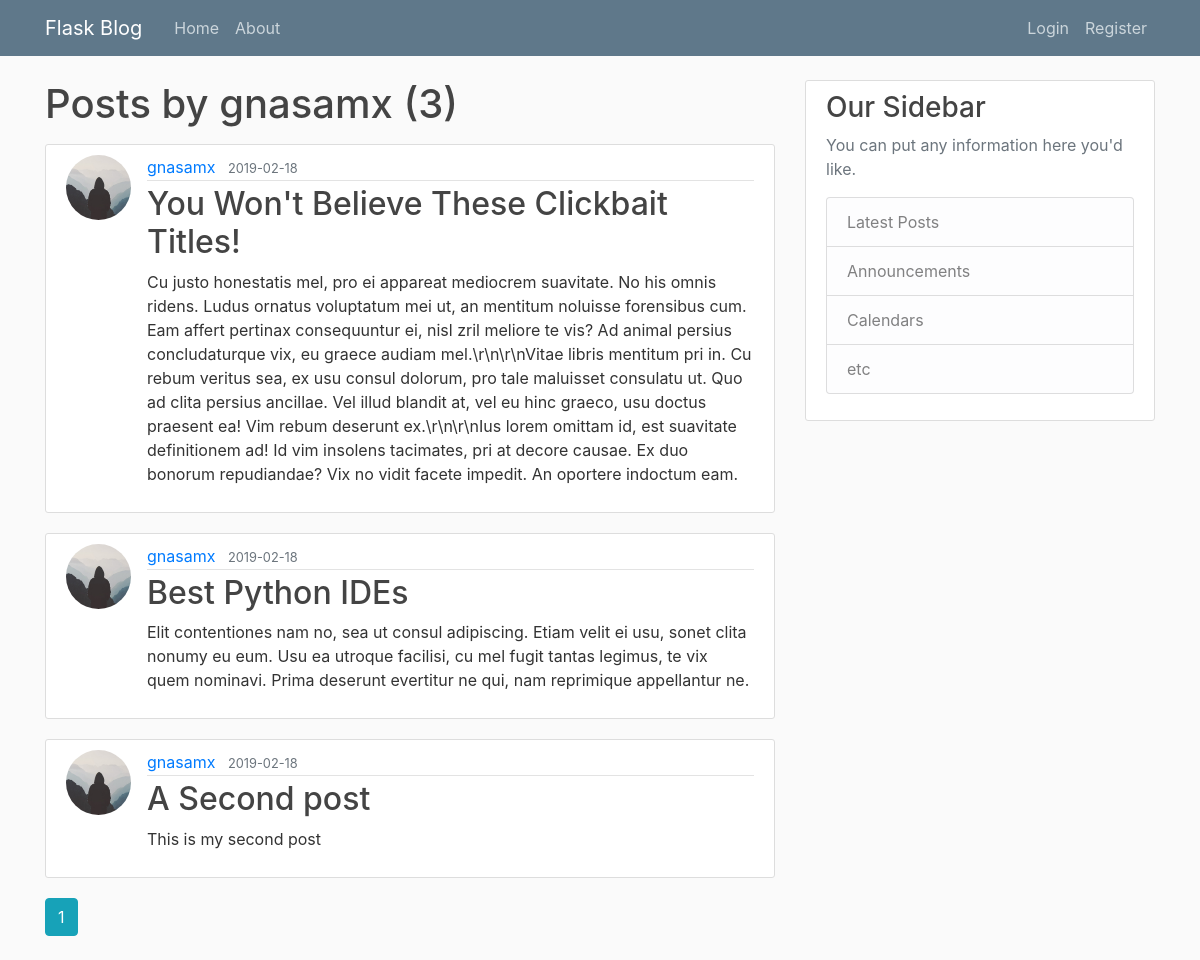
Screenshot of /user/gnasamx with the database file from the repository.
### flaskblog/models.py (models this page shows, shortened)
class User(db.Model, UserMixin):
    id = db.Column(db.Integer, primary_key=True)
    username = db.Column(db.String(20), unique=True, nullable=False)
    email = db.Column(db.String(120), unique=True, nullable=False)
    image_file = db.Column(db.String(20), nullable=False,
                           default='default.jpg')
    password = db.Column(db.String(60), nullable=False)
    posts = db.relationship('Post', backref='author', lazy=True)

class Post(db.Model):
    id = db.Column(db.Integer, primary_key=True)
    title = db.Column(db.String(100), nullable=False)
    date_posted = db.Column(db.DateTime, nullable=False,
                            default=datetime.utcnow)
    content = db.Column(db.Text, nullable=False)
    user_id = db.Column(db.Integer, db.ForeignKey('user.id'), nullable=False)

### flaskblog/users/routes.py (the view)
@users.route("/user/<string:username>")
def user_posts(username):
    page = request.args.get('page', 1, type=int)
    user = User.query.filter_by(username=username).first_or_404()
    posts = Post.query.filter_by(author=user)\
        .order_by(Post.date_posted.desc())\
        .paginate(page=page, per_page=5)
    return render_template('user_posts.html', posts=posts, user=user)

### flaskblog/templates/user_posts.html
{% extends "layout.html" %} {% block content %}
<h1 class="mb-3">Posts by {{ user.username }} ({{ posts.total }})</h1>
{% for post in posts.items %}
<article class="media content-section">
  <img
    class="rounded-circle article-img"
    src="{{ url_for('static', filename='profile_pics/' + post.author.image_file) }}"
  />
  <div class="media-body">
    <div class="article-metadata">
      <a
        class="mr-2"
        href="{{ url_for('users.user_posts', username=post.author.username) }}"
        >{{ post.author.username }}</a
      >
      <small class="text-muted">{{
        post.date_posted.strftime('%Y-%m-%d')
      }}</small>
    </div>
    <h2>
      <a
        class="article-title"
        href="{{ url_for('posts.post', post_id=post.id) }}"
        >{{ post.title }}</a
      >
    </h2>
    <p class="article-content">{{ post.content }}</p>
  </div>
</article>
{% endfor %} {% for page_num in posts.iter_pages(left_edge=1, right_edge=1,
left_current=1, right_current=2) %} {% if page_num %} {% if posts.page ==
page_num %}
<a
  class="btn btn-info mb-4"
  href="{{ url_for('users.user_posts', username=user.username, page=page_num) }}"
  >{{ page_num }}</a
>
{% else %}
<a
  class="btn btn-outline-info mb-4"
  href="{{ url_for('users.user_posts', username=user.username, page=page_num) }}"
  >{{ page_num }}</a
>
{% endif %} {% else %} ... {% endif %} {% endfor %} {% endblock content %}

### flaskblog/static/main.css (style rules this page uses)
body { background: #fafafa; color: #333333; margin-top: 5rem; }
h1, h2, h3, h4, h5, h6 { color: #444444; }
.content-section { background: #ffffff; padding: 10px 20px; border: 1px solid #dddddd; border-radius: 3px; margin-bottom: 20px; }
.article-title { color: #444444; }
.article-content { white-space: pre-line; }
.article-img { height: 65px; width: 65px; margin-right: 16px; }
.article-metadata { padding-bottom: 1px; margin-bottom: 4px; border-bottom: 1px solid #e3e3e3 }

### rows the page displays
User: username "gnasamx"
Post: image_file (placeholder picture), author.username "gnasamx", date_posted "2019-02-18", title "You Won't Believe These Clickbait Titles!", content "Cu justo honestatis mel, pro ei appareat mediocrem suavitate. No his omnis ridens. Ludus ornatus voluptatum mei ut, an mentitum noluisse forensibus cum. Eam affert pertinax consequuntur ei, nisl zril meliore te vis? Ad animal persius concludaturque vix, eu graece audiam mel.\\r\\n\\r\\nVitae libris mentitum pri in. Cu rebum veritus sea, ex usu consul dolorum, pro tale maluisset consulatu ut. Quo ad clita persius ancillae. Vel illud blandit at, vel eu hinc graeco, usu doctus praesent ea! Vim rebum deserunt ex.\\r\\n\\r\\nIus lorem omittam id, est suavitate definitionem ad! Id vim insolens tacimates, pri at decore causae. Ex duo bonorum repudiandae? Vix no vidit facete impedit. An oportere indoctum…"
Post: image_file (placeholder picture), author.username "gnasamx", date_posted "2019-02-18", title "Best Python IDEs", content "Elit contentiones nam no, sea ut consul adipiscing. Etiam velit ei usu, sonet clita nonumy eu eum. Usu ea utroque facilisi, cu mel fugit tantas legimus, te vix quem nominavi. Prima deserunt evertitur ne qui, nam reprimique appellantur ne."
Post: image_file (placeholder picture), author.username "gnasamx", date_posted "2019-02-18", title "A Second post", content "This is my second post"

### other values shown
{{ posts.total }} "3"
{{ page_num }} "1"
